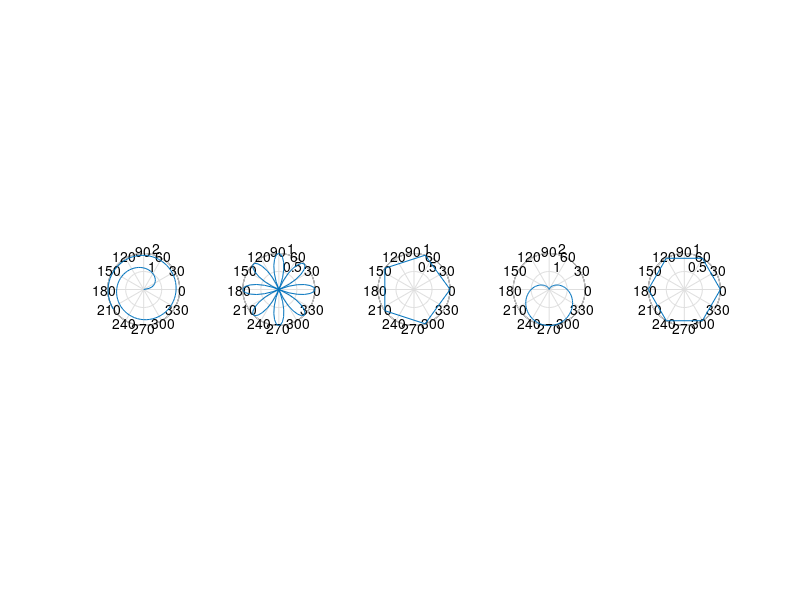

Here is the MATLAB script that generated this plot:
x = 1:100; theta = x/10; r = log10(x);
subplot(1,5,1); polar(theta,r);
theta = linspace(0, 2*pi); r = cos(4*theta);
subplot(1,5,2); polar(theta, r);
theta = linspace(0, 2*pi, 6); r = ones(1,length(theta));
subplot(1,5,3); polar(theta,r);
theta = linspace(0, 2*pi); r = 1-sin(theta);
subplot(1,5,4); polar(theta , r);

theta = linspace(0, 2*pi, 7); r = ones(1,length(theta));
subplot(1,5,5); polar(theta , r);